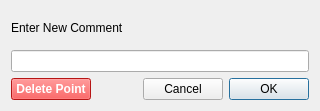
<?xml version="1.0" encoding="UTF-8"?>
<ui version="4.0">
 <class>Dialog</class>
 <widget class="QDialog" name="Dialog">
  <property name="windowModality">
   <enum>Qt::ApplicationModal</enum>
  </property>
  <property name="geometry">
   <rect>
    <x>0</x>
    <y>0</y>
    <width>320</width>
    <height>111</height>
   </rect>
  </property>
  <property name="minimumSize">
   <size>
    <width>320</width>
    <height>111</height>
   </size>
  </property>
  <property name="maximumSize">
   <size>
    <width>320</width>
    <height>111</height>
   </size>
  </property>
  <property name="windowTitle">
   <string>Edit Point</string>
  </property>
  <property name="modal">
   <bool>false</bool>
  </property>
  <layout class="QGridLayout" name="gridLayout">
   <item row="2" column="0">
    <layout class="QHBoxLayout" name="horizontalLayout">
     <item>
      <widget class="QPushButton" name="Btn_Delete">
       <property name="styleSheet">
        <string notr="true">background-color: rgb(255, 30, 30);
color: #ffffff;
font-weight: bold;
</string>
       </property>
       <property name="text">
        <string>Delete Point</string>
       </property>
      </widget>
     </item>
     <item>
      <spacer name="horizontalSpacer">
       <property name="orientation">
        <enum>Qt::Horizontal</enum>
       </property>
       <property name="sizeHint" stdset="0">
        <size>
         <width>40</width>
         <height>20</height>
        </size>
       </property>
      </spacer>
     </item>
     <item>
      <widget class="QPushButton" name="Btn_Cancel">
       <property name="text">
        <string>Cancel</string>
       </property>
      </widget>
     </item>
     <item>
      <widget class="QPushButton" name="Btn_OK">
       <property name="text">
        <string>OK</string>
       </property>
       <property name="default">
        <bool>true</bool>
       </property>
       <property name="flat">
        <bool>false</bool>
       </property>
      </widget>
     </item>
    </layout>
   </item>
   <item row="1" column="0">
    <widget class="QLineEdit" name="Txt_NewComment"/>
   </item>
   <item row="0" column="0">
    <widget class="QLabel" name="label">
     <property name="text">
      <string>Enter New Comment</string>
     </property>
    </widget>
   </item>
  </layout>
 </widget>
 <resources/>
 <connections/>
</ui>
